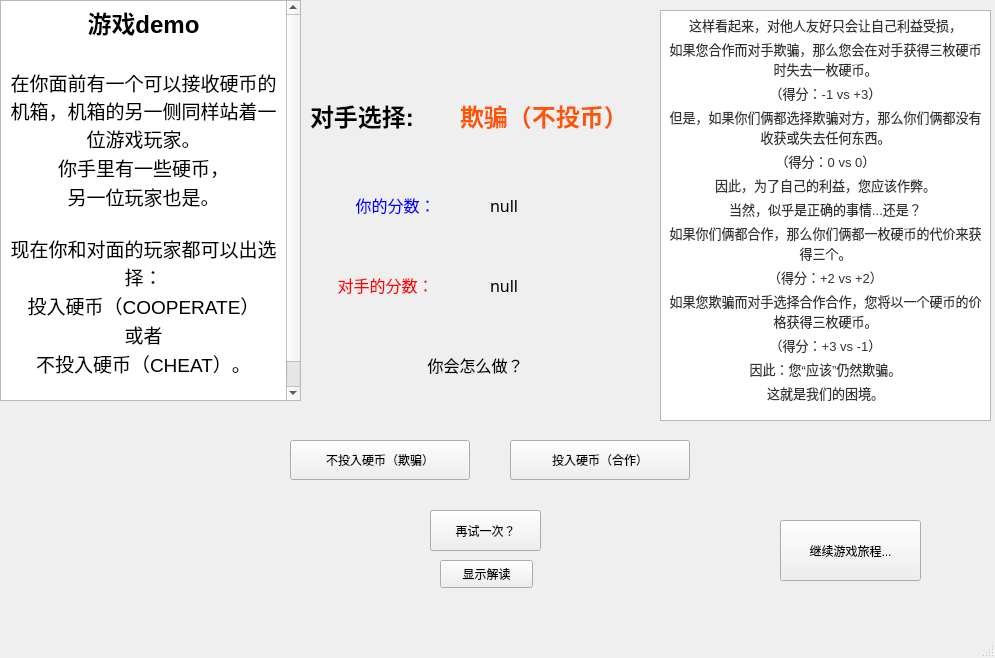
<?xml version="1.0" encoding="UTF-8"?>
<ui version="4.0">
 <class>onegame</class>
 <widget class="QMainWindow" name="onegame">
  <property name="geometry">
   <rect>
    <x>0</x>
    <y>0</y>
    <width>995</width>
    <height>658</height>
   </rect>
  </property>
  <property name="windowTitle">
   <string>MainWindow</string>
  </property>
  <widget class="QWidget" name="centralwidget">
   <widget class="QTextBrowser" name="textBrowser">
    <property name="geometry">
     <rect>
      <x>0</x>
      <y>0</y>
      <width>301</width>
      <height>401</height>
     </rect>
    </property>
    <property name="html">
     <string>&lt;!DOCTYPE HTML PUBLIC &quot;-//W3C//DTD HTML 4.0//EN&quot; &quot;http://www.w3.org/TR/REC-html40/strict.dtd&quot;&gt;
&lt;html&gt;&lt;head&gt;&lt;meta name=&quot;qrichtext&quot; content=&quot;1&quot; /&gt;&lt;style type=&quot;text/css&quot;&gt;
p, li { white-space: pre-wrap; }
&lt;/style&gt;&lt;/head&gt;&lt;body style=&quot; font-family:'SimSun'; font-size:9pt; font-weight:400; font-style:normal;&quot;&gt;
&lt;p align=&quot;center&quot; style=&quot; margin-top:0px; margin-bottom:0px; margin-left:0px; margin-right:0px; -qt-block-indent:0; text-indent:0px;&quot;&gt;&lt;span style=&quot; font-size:18pt; font-weight:600;&quot;&gt;游戏demo&lt;/span&gt;&lt;/p&gt;
&lt;p align=&quot;center&quot; style=&quot;-qt-paragraph-type:empty; margin-top:0px; margin-bottom:0px; margin-left:0px; margin-right:0px; -qt-block-indent:0; text-indent:0px; font-size:18pt; font-weight:600;&quot;&gt;&lt;br /&gt;&lt;/p&gt;
&lt;p align=&quot;center&quot; style=&quot; margin-top:0px; margin-bottom:0px; margin-left:0px; margin-right:0px; -qt-block-indent:0; text-indent:0px;&quot;&gt;&lt;span style=&quot; font-size:14pt;&quot;&gt;在你面前有一个可以接收硬币的机箱，机箱的另一侧同样站着一位游戏玩家。&lt;/span&gt;&lt;/p&gt;
&lt;p align=&quot;center&quot; style=&quot; margin-top:0px; margin-bottom:0px; margin-left:0px; margin-right:0px; -qt-block-indent:0; text-indent:0px;&quot;&gt;&lt;span style=&quot; font-size:14pt;&quot;&gt;你手里有一些硬币，&lt;/span&gt;&lt;/p&gt;
&lt;p align=&quot;center&quot; style=&quot; margin-top:0px; margin-bottom:0px; margin-left:0px; margin-right:0px; -qt-block-indent:0; text-indent:0px;&quot;&gt;&lt;span style=&quot; font-size:14pt;&quot;&gt;另一位玩家也是。&lt;/span&gt;&lt;/p&gt;
&lt;p align=&quot;center&quot; style=&quot;-qt-paragraph-type:empty; margin-top:0px; margin-bottom:0px; margin-left:0px; margin-right:0px; -qt-block-indent:0; text-indent:0px; font-size:14pt;&quot;&gt;&lt;br /&gt;&lt;/p&gt;
&lt;p align=&quot;center&quot; style=&quot; margin-top:0px; margin-bottom:0px; margin-left:0px; margin-right:0px; -qt-block-indent:0; text-indent:0px;&quot;&gt;&lt;span style=&quot; font-size:14pt;&quot;&gt;现在你和对面的玩家都可以出选择：&lt;/span&gt;&lt;/p&gt;
&lt;p align=&quot;center&quot; style=&quot; margin-top:0px; margin-bottom:0px; margin-left:0px; margin-right:0px; -qt-block-indent:0; text-indent:0px;&quot;&gt;&lt;span style=&quot; font-size:14pt;&quot;&gt;投入硬币（COOPERATE）&lt;/span&gt;&lt;/p&gt;
&lt;p align=&quot;center&quot; style=&quot; margin-top:0px; margin-bottom:0px; margin-left:0px; margin-right:0px; -qt-block-indent:0; text-indent:0px;&quot;&gt;&lt;span style=&quot; font-size:14pt;&quot;&gt;或者&lt;/span&gt;&lt;/p&gt;
&lt;p align=&quot;center&quot; style=&quot; margin-top:0px; margin-bottom:0px; margin-left:0px; margin-right:0px; -qt-block-indent:0; text-indent:0px;&quot;&gt;&lt;span style=&quot; font-size:14pt;&quot;&gt;不投入硬币（CHEAT）。&lt;/span&gt;&lt;/p&gt;
&lt;p align=&quot;center&quot; style=&quot;-qt-paragraph-type:empty; margin-top:0px; margin-bottom:0px; margin-left:0px; margin-right:0px; -qt-block-indent:0; text-indent:0px; font-size:14pt;&quot;&gt;&lt;br /&gt;&lt;/p&gt;
&lt;p align=&quot;center&quot; style=&quot;-qt-paragraph-type:empty; margin-top:0px; margin-bottom:0px; margin-left:0px; margin-right:0px; -qt-block-indent:0; text-indent:0px; font-size:14pt;&quot;&gt;&lt;br /&gt;&lt;/p&gt;&lt;/body&gt;&lt;/html&gt;</string>
    </property>
   </widget>
   <widget class="QLabel" name="label">
    <property name="geometry">
     <rect>
      <x>330</x>
      <y>350</y>
      <width>291</width>
      <height>31</height>
     </rect>
    </property>
    <property name="text">
     <string>&lt;html&gt;&lt;head/&gt;&lt;body&gt;&lt;p align=&quot;center&quot;&gt;&lt;span style=&quot; font-size:12pt;&quot;&gt;你会怎么做？&lt;/span&gt;&lt;/p&gt;&lt;/body&gt;&lt;/html&gt;</string>
    </property>
   </widget>
   <widget class="QPushButton" name="pushButton">
    <property name="geometry">
     <rect>
      <x>290</x>
      <y>440</y>
      <width>180</width>
      <height>40</height>
     </rect>
    </property>
    <property name="text">
     <string>不投入硬币（欺骗）</string>
    </property>
   </widget>
   <widget class="QPushButton" name="pushButton_2">
    <property name="geometry">
     <rect>
      <x>510</x>
      <y>440</y>
      <width>180</width>
      <height>40</height>
     </rect>
    </property>
    <property name="text">
     <string>投入硬币（合作）</string>
    </property>
   </widget>
   <widget class="QLabel" name="myscore">
    <property name="geometry">
     <rect>
      <x>490</x>
      <y>180</y>
      <width>81</width>
      <height>51</height>
     </rect>
    </property>
    <property name="font">
     <font>
      <family>Adobe Devanagari</family>
      <pointsize>12</pointsize>
     </font>
    </property>
    <property name="text">
     <string>null</string>
    </property>
    <property name="textFormat">
     <enum>Qt::MarkdownText</enum>
    </property>
   </widget>
   <widget class="QLabel" name="opscore">
    <property name="geometry">
     <rect>
      <x>490</x>
      <y>260</y>
      <width>81</width>
      <height>51</height>
     </rect>
    </property>
    <property name="font">
     <font>
      <family>Adobe Devanagari</family>
      <pointsize>12</pointsize>
     </font>
    </property>
    <property name="text">
     <string>null</string>
    </property>
   </widget>
   <widget class="QLabel" name="label_4">
    <property name="geometry">
     <rect>
      <x>340</x>
      <y>180</y>
      <width>111</width>
      <height>51</height>
     </rect>
    </property>
    <property name="text">
     <string>&lt;html&gt;&lt;head/&gt;&lt;body&gt;&lt;p align=&quot;center&quot;&gt;&lt;span style=&quot; font-size:12pt; color:#0000ff;&quot;&gt;你的分数：&lt;/span&gt;&lt;/p&gt;&lt;/body&gt;&lt;/html&gt;</string>
    </property>
   </widget>
   <widget class="QLabel" name="label_5">
    <property name="geometry">
     <rect>
      <x>330</x>
      <y>260</y>
      <width>111</width>
      <height>51</height>
     </rect>
    </property>
    <property name="text">
     <string>&lt;html&gt;&lt;head/&gt;&lt;body&gt;&lt;p align=&quot;center&quot;&gt;&lt;span style=&quot; font-size:12pt; color:#ff0000;&quot;&gt;对手的分数：&lt;/span&gt;&lt;/p&gt;&lt;/body&gt;&lt;/html&gt;</string>
    </property>
   </widget>
   <widget class="QLabel" name="label_2">
    <property name="geometry">
     <rect>
      <x>460</x>
      <y>80</y>
      <width>271</width>
      <height>71</height>
     </rect>
    </property>
    <property name="text">
     <string>&lt;html&gt;&lt;head/&gt;&lt;body&gt;&lt;p&gt;&lt;span style=&quot; font-size:18pt; font-weight:600; color:#ff5500;&quot;&gt;欺骗（不投币）&lt;/span&gt;&lt;/p&gt;&lt;/body&gt;&lt;/html&gt;</string>
    </property>
   </widget>
   <widget class="QPushButton" name="pushButton_3">
    <property name="geometry">
     <rect>
      <x>780</x>
      <y>520</y>
      <width>141</width>
      <height>61</height>
     </rect>
    </property>
    <property name="text">
     <string>继续游戏旅程...</string>
    </property>
   </widget>
   <widget class="QPushButton" name="retry">
    <property name="geometry">
     <rect>
      <x>430</x>
      <y>510</y>
      <width>111</width>
      <height>41</height>
     </rect>
    </property>
    <property name="text">
     <string>再试一次？</string>
    </property>
   </widget>
   <widget class="QLabel" name="label_3">
    <property name="geometry">
     <rect>
      <x>310</x>
      <y>80</y>
      <width>141</width>
      <height>71</height>
     </rect>
    </property>
    <property name="text">
     <string>&lt;html&gt;&lt;head/&gt;&lt;body&gt;&lt;p&gt;&lt;span style=&quot; font-size:18pt; font-weight:600;&quot;&gt;对手选择:&lt;/span&gt;&lt;/p&gt;&lt;/body&gt;&lt;/html&gt;</string>
    </property>
   </widget>
   <widget class="QTextBrowser" name="noticetext">
    <property name="geometry">
     <rect>
      <x>660</x>
      <y>10</y>
      <width>331</width>
      <height>411</height>
     </rect>
    </property>
    <property name="html">
     <string>&lt;!DOCTYPE HTML PUBLIC &quot;-//W3C//DTD HTML 4.0//EN&quot; &quot;http://www.w3.org/TR/REC-html40/strict.dtd&quot;&gt;
&lt;html&gt;&lt;head&gt;&lt;meta name=&quot;qrichtext&quot; content=&quot;1&quot; /&gt;&lt;style type=&quot;text/css&quot;&gt;
p, li { white-space: pre-wrap; }
&lt;/style&gt;&lt;/head&gt;&lt;body style=&quot; font-family:'SimSun'; font-size:9pt; font-weight:400; font-style:normal;&quot;&gt;
&lt;p align=&quot;center&quot; style=&quot; margin-top:0px; margin-bottom:0px; margin-left:0px; margin-right:0px; -qt-block-indent:0; text-indent:0px;&quot;&gt;&lt;span style=&quot; font-family:'Helvetica Neue','Helvetica','Arial','Hiragino Sans GB','Hiragino Sans GB W3','Microsoft YaHei UI','Microsoft YaHei','sans-serif'; font-size:10pt; color:#333333;&quot;&gt;这样看起来，对他人友好只会让自己利益受损，&lt;/span&gt;&lt;/p&gt;
&lt;p align=&quot;center&quot; style=&quot; margin-top:4px; margin-bottom:4px; margin-left:0px; margin-right:0px; -qt-block-indent:0; text-indent:0px;&quot;&gt;&lt;span style=&quot; font-family:'Helvetica Neue','Helvetica','Arial','Hiragino Sans GB','Hiragino Sans GB W3','Microsoft YaHei UI','Microsoft YaHei','sans-serif'; font-size:10pt; color:#333333;&quot;&gt;如果您合作而对手欺骗，那么您会在对手获得三枚硬币时失去一枚硬币。&lt;/span&gt;&lt;/p&gt;
&lt;p align=&quot;center&quot; style=&quot; margin-top:4px; margin-bottom:4px; margin-left:0px; margin-right:0px; -qt-block-indent:0; text-indent:0px;&quot;&gt;&lt;span style=&quot; font-family:'Helvetica Neue','Helvetica','Arial','Hiragino Sans GB','Hiragino Sans GB W3','Microsoft YaHei UI','Microsoft YaHei','sans-serif'; font-size:10pt; color:#333333;&quot;&gt;（得分：-1 vs +3）&lt;/span&gt;&lt;/p&gt;
&lt;p align=&quot;center&quot; style=&quot; margin-top:4px; margin-bottom:4px; margin-left:0px; margin-right:0px; -qt-block-indent:0; text-indent:0px;&quot;&gt;&lt;span style=&quot; font-family:'Helvetica Neue','Helvetica','Arial','Hiragino Sans GB','Hiragino Sans GB W3','Microsoft YaHei UI','Microsoft YaHei','sans-serif'; font-size:10pt; color:#333333;&quot;&gt;但是，如果你们俩都选择欺骗对方，那么你们俩都没有收获或失去任何东西。&lt;/span&gt;&lt;/p&gt;
&lt;p align=&quot;center&quot; style=&quot; margin-top:4px; margin-bottom:4px; margin-left:0px; margin-right:0px; -qt-block-indent:0; text-indent:0px;&quot;&gt;&lt;span style=&quot; font-family:'Helvetica Neue','Helvetica','Arial','Hiragino Sans GB','Hiragino Sans GB W3','Microsoft YaHei UI','Microsoft YaHei','sans-serif'; font-size:10pt; color:#333333;&quot;&gt;（得分：0 vs 0）&lt;/span&gt;&lt;/p&gt;
&lt;p align=&quot;center&quot; style=&quot; margin-top:4px; margin-bottom:4px; margin-left:0px; margin-right:0px; -qt-block-indent:0; text-indent:0px;&quot;&gt;&lt;span style=&quot; font-family:'Helvetica Neue','Helvetica','Arial','Hiragino Sans GB','Hiragino Sans GB W3','Microsoft YaHei UI','Microsoft YaHei','sans-serif'; font-size:10pt; color:#333333;&quot;&gt;因此，为了自己的利益，您应该作弊。&lt;/span&gt;&lt;/p&gt;
&lt;p align=&quot;center&quot; style=&quot; margin-top:4px; margin-bottom:4px; margin-left:0px; margin-right:0px; -qt-block-indent:0; text-indent:0px;&quot;&gt;&lt;span style=&quot; font-family:'Helvetica Neue','Helvetica','Arial','Hiragino Sans GB','Hiragino Sans GB W3','Microsoft YaHei UI','Microsoft YaHei','sans-serif'; font-size:10pt; color:#333333;&quot;&gt;当然，似乎是正确的事情...还是？&lt;/span&gt;&lt;/p&gt;
&lt;p align=&quot;center&quot; style=&quot; margin-top:4px; margin-bottom:4px; margin-left:0px; margin-right:0px; -qt-block-indent:0; text-indent:0px;&quot;&gt;&lt;span style=&quot; font-family:'Helvetica Neue','Helvetica','Arial','Hiragino Sans GB','Hiragino Sans GB W3','Microsoft YaHei UI','Microsoft YaHei','sans-serif'; font-size:10pt; color:#333333;&quot;&gt;如果你们俩都合作，那么你们俩都一枚硬币的代价来获得三个。&lt;/span&gt;&lt;/p&gt;
&lt;p align=&quot;center&quot; style=&quot; margin-top:4px; margin-bottom:4px; margin-left:0px; margin-right:0px; -qt-block-indent:0; text-indent:0px;&quot;&gt;&lt;span style=&quot; font-family:'Helvetica Neue','Helvetica','Arial','Hiragino Sans GB','Hiragino Sans GB W3','Microsoft YaHei UI','Microsoft YaHei','sans-serif'; font-size:10pt; color:#333333;&quot;&gt;（得分：+2 vs +2）&lt;/span&gt;&lt;/p&gt;
&lt;p align=&quot;center&quot; style=&quot; margin-top:4px; margin-bottom:4px; margin-left:0px; margin-right:0px; -qt-block-indent:0; text-indent:0px;&quot;&gt;&lt;span style=&quot; font-family:'Helvetica Neue','Helvetica','Arial','Hiragino Sans GB','Hiragino Sans GB W3','Microsoft YaHei UI','Microsoft YaHei','sans-serif'; font-size:10pt; color:#333333;&quot;&gt;如果您欺骗而对手选择合作合作，您将以一个硬币的价格获得三枚硬币。&lt;/span&gt;&lt;/p&gt;
&lt;p align=&quot;center&quot; style=&quot; margin-top:4px; margin-bottom:4px; margin-left:0px; margin-right:0px; -qt-block-indent:0; text-indent:0px;&quot;&gt;&lt;span style=&quot; font-family:'Helvetica Neue','Helvetica','Arial','Hiragino Sans GB','Hiragino Sans GB W3','Microsoft YaHei UI','Microsoft YaHei','sans-serif'; font-size:10pt; color:#333333;&quot;&gt;（得分：+3 vs -1）&lt;/span&gt;&lt;/p&gt;
&lt;p align=&quot;center&quot; style=&quot; margin-top:4px; margin-bottom:4px; margin-left:0px; margin-right:0px; -qt-block-indent:0; text-indent:0px;&quot;&gt;&lt;span style=&quot; font-family:'Helvetica Neue','Helvetica','Arial','Hiragino Sans GB','Hiragino Sans GB W3','Microsoft YaHei UI','Microsoft YaHei','sans-serif'; font-size:10pt; color:#333333;&quot;&gt;因此：您“应该”仍然欺骗。&lt;/span&gt;&lt;/p&gt;
&lt;p align=&quot;center&quot; style=&quot; margin-top:4px; margin-bottom:4px; margin-left:0px; margin-right:0px; -qt-block-indent:0; text-indent:0px;&quot;&gt;&lt;span style=&quot; font-family:'Helvetica Neue','Helvetica','Arial','Hiragino Sans GB','Hiragino Sans GB W3','Microsoft YaHei UI','Microsoft YaHei','sans-serif'; font-size:10pt; color:#333333;&quot;&gt;这就是我们的困境。&lt;/span&gt;&lt;/p&gt;&lt;/body&gt;&lt;/html&gt;</string>
    </property>
   </widget>
   <widget class="QPushButton" name="notice">
    <property name="geometry">
     <rect>
      <x>440</x>
      <y>560</y>
      <width>93</width>
      <height>28</height>
     </rect>
    </property>
    <property name="text">
     <string>显示解读</string>
    </property>
   </widget>
  </widget>
  <widget class="QMenuBar" name="menubar">
   <property name="geometry">
    <rect>
     <x>0</x>
     <y>0</y>
     <width>995</width>
     <height>26</height>
    </rect>
   </property>
  </widget>
  <widget class="QStatusBar" name="statusbar"/>
 </widget>
 <resources/>
 <connections/>
</ui>
